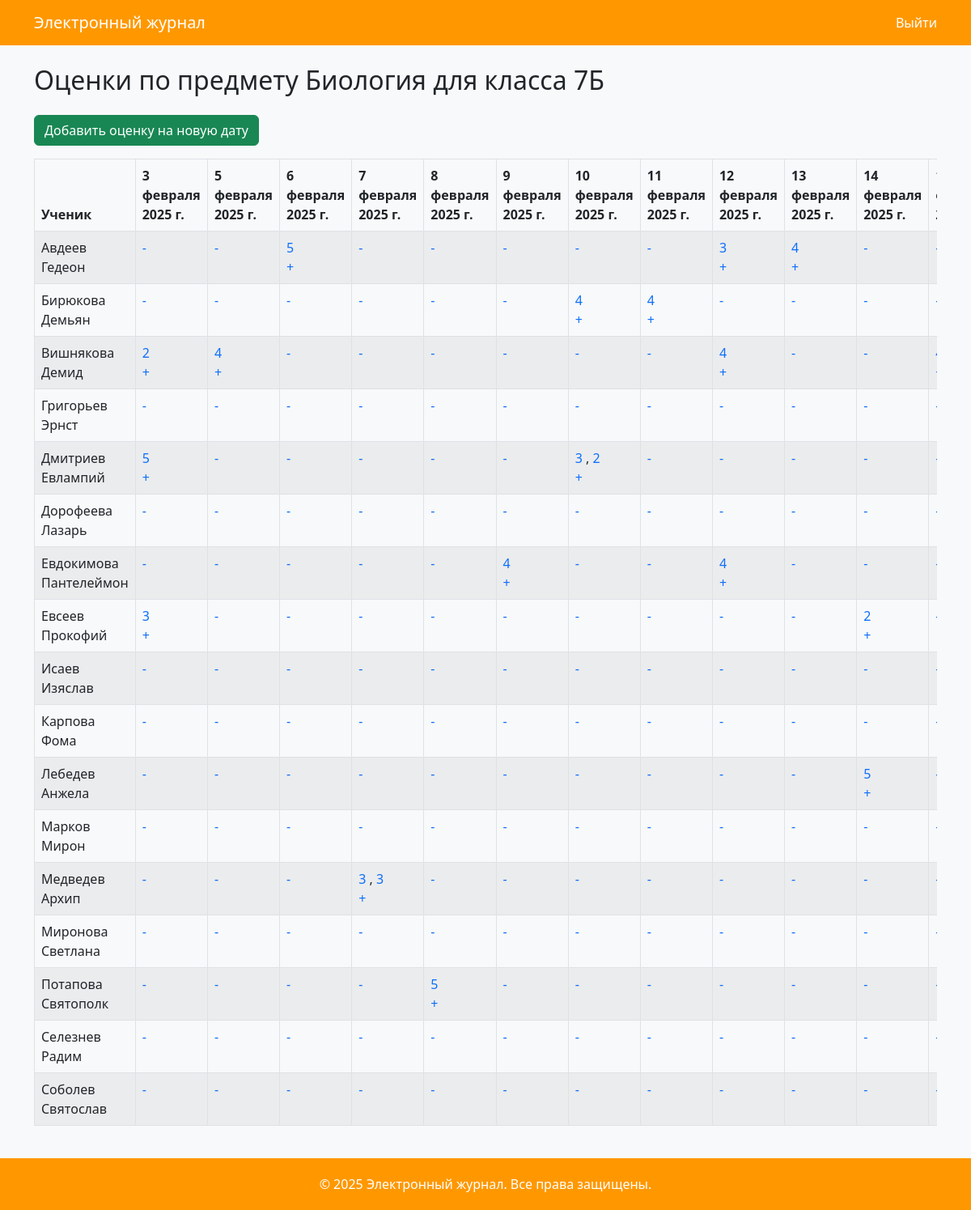
The page /journal/Биология/7Б/grades/ (signed in) on the database its author committed.
### digital_diary/models.py (models this page shows, shortened)
class Grade(models.Model):
    student = models.ForeignKey(Student, on_delete=models.CASCADE, related_name='grades')
    teacher = models.ForeignKey(User, on_delete=models.CASCADE)
    subject = models.CharField("Предмет", max_length=100)
    value = models.IntegerField("Оценка")
    date = models.DateField("Дата")

class Student(models.Model):
    first_name = models.CharField("Имя", max_length=50)
    last_name = models.CharField("Фамилия", max_length=50)
    class_name = models.CharField("Класс", max_length=20)
    class Meta:
        indexes = [models.Index(fields=["class_name", "last_name", "first_name"])]
        ordering = ["class_name", "last_name", "first_name"]

### digital_diary/views.py (the view)
# urls.py: path('journal/<str:subject>/<str:class_name>/grades/', views.grades_view, name='grades'),
@login_required
def grades_view(request, subject, **kwargs):
    class_name = kwargs.get('class_name')
    students = Student.objects.filter(class_name=class_name)
    grades_qs = Grade.objects.filter(
        teacher=request.user,
        subject=subject,
        student__class_name=class_name
    )
    distinct_dates = sorted({grade.date for grade in grades_qs})
    table_data = {}
    for student in students:
        table_data[student.id] = {d: [] for d in distinct_dates}
    for grade in grades_qs:
        table_data[grade.student.id][grade.date].append(grade)
    context = {
        'subject': subject,
        'class_name': class_name,
        'students': students,
        'dates': distinct_dates,
        'table_data': table_data,
    }
    return render(request, 'grades.html', context)

### digital_diary/templatetags/my_filters.py (called while the page is built)
@register.filter
def get_item(dictionary, key):
    return dictionary.get(key)

### digital_diary/templates/grades.html
{% extends "base.html" %}
{% load my_filters %}
{% block content %}
<h2 class="mb-4">Оценки по предмету {{ subject }} для класса {{ class_name }}</h2>
<div class="mb-3">
    <a href="{% url 'grade-add-date' subject=subject class_name=class_name %}" class="btn btn-success">
        Добавить оценку на новую дату
    </a>
</div>
<div class="table-responsive">
    <table class="table table-striped table-bordered">
        <thead>
            <tr>
                <th>Ученик</th>
                {% for date in dates %}
                <th>{{ date }}</th>
                {% endfor %}
            </tr>
        </thead>
        <tbody>
            {% for student in students %}
            <tr>
                <td>{{ student.last_name }} {{ student.first_name }}</td>
                {% for date in dates %}
                <td>
                    {% with grades=table_data|get_item:student.id|get_item:date %}
                        {% if grades %}
                            {% for grade in grades %}
                                <a href="{% url 'grade-edit' subject=subject class_name=class_name pk=grade.pk %}" class="text-decoration-none">
                                    {{ grade.value }}
                                </a>{% if not forloop.last %}, {% endif %}
                            {% endfor %}
                            <br>
                            <a href="{% url 'grade-create' subject=subject class_name=class_name student_id=student.id date=date %}" class="text-decoration-none">
                                +
                            </a>
                        {% else %}
                            <a href="{% url 'grade-create' subject=subject class_name=class_name student_id=student.id date=date %}" class="text-decoration-none">
                                -
                            </a>
                        {% endif %}
                    {% endwith %}
                </td>
                {% endfor %}
            </tr>
            {% endfor %}
        </tbody>
    </table>
</div>
{% endblock %}

### digital_diary/templates/base.html (style rules this page uses)
body { background: #f8f9fa; }

### rows shown on the page
Grade: dates "3 февраля 2025 г.", value "2"
Grade: dates "5 февраля 2025 г.", value "4"
Grade: dates "6 февраля 2025 г.", value "5"
Grade: dates "7 февраля 2025 г.", value "3"
Grade: dates "8 февраля 2025 г.", value "5"
Grade: dates "9 февраля 2025 г.", value "4"
Grade: dates "10 февраля 2025 г.", value "4"
Grade: dates "11 февраля 2025 г.", value "4"
Grade: dates "12 февраля 2025 г.", value "3"
Grade: dates "13 февраля 2025 г.", value "4"
Grade: dates "14 февраля 2025 г.", value "2"
Student: last_name "Авдеев", first_name "Гедеон"
Student: last_name "Бирюкова", first_name "Демьян"
Student: last_name "Вишнякова", first_name "Демид"
Grade: value "4"
Student: last_name "Григорьев", first_name "Эрнст"
Student: last_name "Дмитриев", first_name "Евлампий"
Grade: value "5"
Grade: value "3"
Grade: value "2"
Student: last_name "Дорофеева", first_name "Лазарь"
Student: last_name "Евдокимова", first_name "Пантелеймон"
Grade: value "4"
Student: last_name "Евсеев", first_name "Прокофий"
Grade: value "3"
Student: last_name "Исаев", first_name "Изяслав"
Student: last_name "Карпова", first_name "Фома"
Student: last_name "Лебедев", first_name "Анжела"
Grade: value "5"
Student: last_name "Марков", first_name "Мирон"
Student: last_name "Медведев", first_name "Архип"
Grade: value "3"
Student: last_name "Миронова", first_name "Светлана"
Student: last_name "Потапова", first_name "Святополк"
Student: last_name "Селезнев", first_name "Радим"
Student: last_name "Соболев", first_name "Святослав"

### other values the page prints
{{ subject }} "Биология"
{{ class_name }} "7Б"
